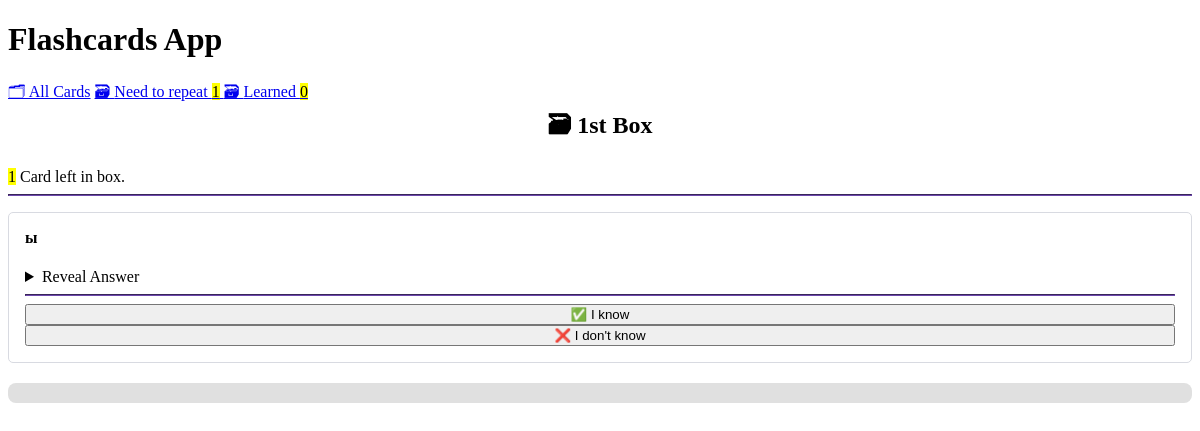
The page /box/1 on the database as committed earlier.
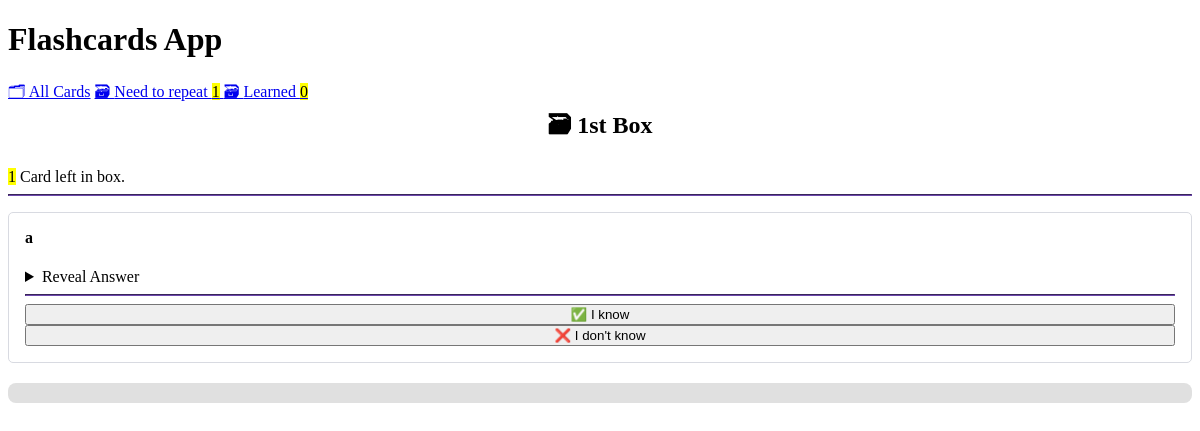
The same page on the database as committed later.
### cards/models.py (models this page shows, shortened)
class Card(models.Model):
    question = models.CharField(max_length=100)
    answer = models.CharField(max_length=100)
    box = models.IntegerField(
        choices=zip(BOXES, BOXES),
        default=BOXES[0],
    )
    date_created = models.DateTimeField(auto_now_add=True)

### cards/views.py (the view, shortened to what this page needs)
class BoxView(CardListView):
    template_name = "cards/box.html"
    form_class = CardCheckForm
    def get_queryset(self):
        return Card.objects.filter(box=self.kwargs["box_num"])
    def get_context_data(self, **kwargs):
        context = super().get_context_data(**kwargs)
        total_cards = Card.objects.count()
        highest_box = max(BOXES)
        learned_cards = Card.objects.filter(box=highest_box).count()
        context['learned_percent'] = (learned_cards / total_cards * 100) if total_cards else 0
        context["box_number"] = self.kwargs["box_num"]
        if self.object_list:
            context["check_card"] = random.choice(self.object_list)
        return context

### cards/templatetags/cards_tags.py (called while the page is built)
@register.inclusion_tag("cards/box_links.html")
def boxes_as_links():
    boxes = [
        {"number": 1, "name": "Need to repeat", "card_count": Card.objects.filter(box=1).count()},
        {"number": 2, "name": "Learned", "card_count": Card.objects.filter(box=2).count()},
    ]
    return {"boxes": boxes}

### cards/templates/cards/box.html (shortened to what this page needs)
{% extends "cards/base.html" %}
{% load humanize %}
{% block content %}
    <h2>🗃 {{ box_number | ordinal }} Box</h2>
    <mark>{{ object_list | length }}</mark> Card{{ object_list | pluralize }} left in box.
    <hr>
    {% if check_card %}
        {% include "cards/card.html" with card=check_card %}
    {% endif %}
    <div class="progress-bar-container">
    </div>
{% endblock content %}

### cards/templates/cards/card.html (shortened to what this page needs)
<article>
    <h4>{{ card.question }}</h4>
    {% if not check_card %}
        <p>{{ card.answer }}</p>
        <hr>
        <a href="{% url 'card-update' card.id %}" role="button">
            ✏️ Edit Card
        </a>
        <form action="{% url 'card-delete' card.id %}" method="post" style="display: inline;">
            {% csrf_token %}
            <input type="submit" value="❌ Delete Card">
        </form>
    {% else %}
        <details>
            <summary>Reveal Answer</summary>
        </details>
        <hr>
        {% include "cards/card_check_form.html" with solved=True %}
        {% include "cards/card_check_form.html" with solved=False %}
    {% endif %}
 </article>

Rows that differ between the two databases and show on the page:
removed Card: question "ы"
added Card: question "a"
